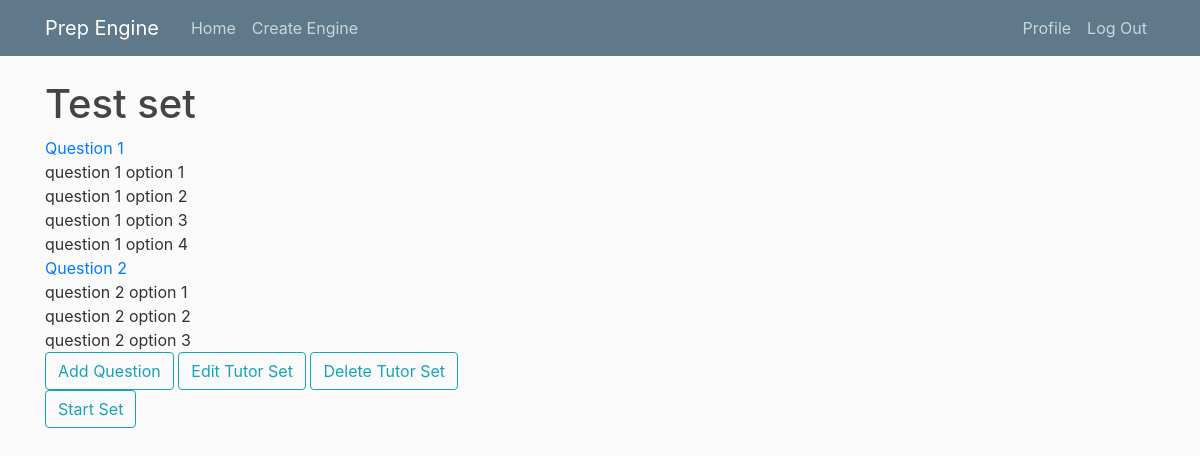
The page /tutorSet/tutorSet/25/ (signed in) on the database its author committed.
### tutor_sets/models.py (models this page shows, shortened)
class TutorSet(models.Model):
    title = models.CharField(max_length=100)
    score = models.PositiveIntegerField(default=0)
    totalQuestions = models.PositiveIntegerField(default=0)
    author = models.ForeignKey(User, on_delete=models.CASCADE)

class Question(models.Model):
    tutorSet = models.ForeignKey(TutorSet, on_delete=models.CASCADE)
    order = models.IntegerField(default=0)
    prompt = models.CharField(max_length=255)
    shuffle_answers = models.BooleanField(default=False)
    class Meta:
        ordering = ['order',]

class Option(models.Model):
    question = models.ForeignKey(Question, on_delete=models.CASCADE)
    order = models.IntegerField(default=0)
    text = models.CharField(max_length=255, default='')
    correct = models.BooleanField(default=False)
    class Meta:
        ordering = ['order',]

### tutor_sets/views.py (the view)
# urls.py: path('tutorSet/<int:tutorset_pk>/', tutorset_overview, name='tutorSet-detail'),
@login_required
def tutorset_overview(request, tutorset_pk):
    tutorSet = get_object_or_404(TutorSet, pk=tutorset_pk)
    questions_list = tutorSet.question_set.all()
    page = request.GET.get('page')
    paginator = Paginator(questions_list, 5)
    try:
        questions = paginator.page(page)
    except PageNotAnInteger:
        questions = paginator.page(1)
    except EmptyPage:
        questions = paginator.page(paginator.num_pages)
    return render(request, 'tutor_sets/tutorset_detail.html', {
        'tutorSet': tutorSet,
        'questionSet': questions,
    })

### tutor_sets/templates/tutor_sets/tutorset_detail.html (shortened to what this page needs)
{% extends "home/base.html" %}
{% block content %}
<h1>{{ tutorSet.title }}</h1>
{% for question in questionSet %}
   <div>
      <a href="{% url 'edit-question' tutorset_pk=tutorSet.pk question_pk=question.pk %}">
         {{ question.prompt }}
      </a>
         <div>
            {% for option in question.option_set.all %}
               <div>
                  {{ option.text }}
               </div>
            {% endfor %}
         </div>
   </div>
{% endfor %}
{% if user.is_authenticated  and tutorSet.author_id == user.id %}
   <div>
      <a class="btn btn-outline-info" href="{% url 'add-question' tutorset_pk=tutorSet.pk %}">Add Question</a>
      <a class="btn btn-outline-info" href="{% url 'tutorSet-edit' pk=tutorSet.pk %}">Edit Tutor Set</a>
      <a class="btn btn-outline-info" href="#" data-toggle="modal" data-target="#confirmDelete">Delete Tutor Set</a>
   </div>
{% endif %}
<div>
   <a class="btn btn-outline-info" href="{% url 'tutorSet-start' tutorset_pk=tutorSet.pk %}">Start Set</a>
</div>
{% endblock content %}

### home/static/home/main.css (style rules this page uses)
body { background: #fafafa; color: #333333; margin-top: 5rem; }
h1, h2, h3, h4, h5, h6 { color: #444444; }

### rows shown on the page
TutorSet: title "Test set"
Question: prompt "Question 1"
Option: text "question 1 option 1"
Option: text "question 1 option 2"
Option: text "question 1 option 3"
Option: text "question 1 option 4"
Question: prompt "Question 2"
Option: text "question 2 option 1"
Option: text "question 2 option 2"
Option: text "question 2 option 3"
